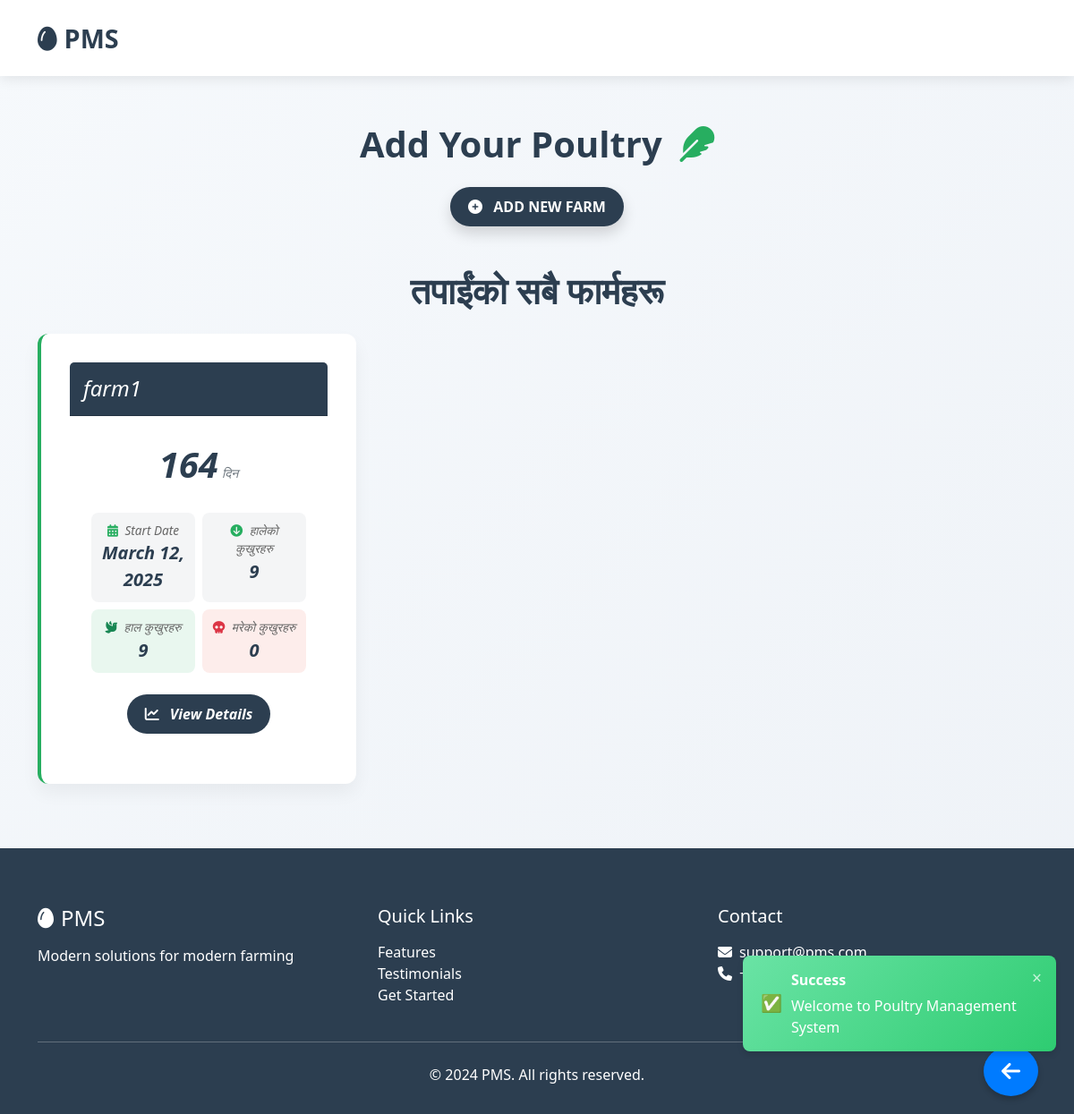
Page /userhome/mainpage/2/ (signed in) on the committed database.
### userhome/models.py (models this page shows, shortened)
class Poultry(models.Model):
    user = models.ForeignKey(User, on_delete=models.CASCADE)
    poultryName = models.CharField(max_length=20, primary_key=True)
    totalChicken = models.IntegerField()
    totalDead = models.IntegerField(default=0)
    startDate = models.DateField(auto_now_add=True)
    Closedstatus = models.BooleanField(default=False)
    closedDate = models.DateField(blank=True, null=True)
    TransportCost = models.IntegerField(default=0, blank=True, null=True)
    RatePerKg = models.IntegerField(default=0, blank=True, null=True)
    TotalWeight = models.IntegerField(default=0, blank=True, null=True)
    TotalAmount = models.IntegerField(default=0, blank=True, null=True)
    description = models.TextField(blank=True, null=True)
    STATUS_CHOICES = [
        ('Profit', 'Profit'),
        ('Loss', 'Loss'),
        ('None', 'None'),
    ]
    Status = models.CharField(max_length=10, choices=STATUS_CHOICES, default='None')
    @property
    def totalDays(self):
        if self.Closedstatus:
            return ((self.closedDate - self.startDate)).days+1
        return ((date.today() - self.startDate)).days+1
    @property
    def totalChickenNow(self):
        return ((self.totalChicken-self.totalDead))

### userhome/views.py (the view)
# urls.py: path('mainpage/<int:user_id>/', views.userHome, name='mainpage'),
@login_required
def userHome(request,user_id):
    messages.success(request, "Welcome to Poultry Management System")
    if not CheckUser(request, user_id):
        return redirect('/')
    user_info = Poultry.objects.filter(user_id=user_id).order_by('-startDate')
    for poultry in user_info:
        poultryName = poultry.poultryName
        UpdateTotal(user_id,poultryName)
    return render(request, 'mainpage.html',{'parms':user_info})

### userhome/models.py (called while the page is built)
    def calculate_totals(self, user):
        bills = BillPost.objects.filter(poultryName=self.poultryName, poultryName__user=user)
        self.totalDana = sum(bill.totalChickenFeed for bill in bills)
        self.totalMedicine = sum(bill.totalMedicine for bill in bills)
        self.totalVaccine = sum(bill.totalVaccine for bill in bills)
        self.totalAmount = sum(bill.totalAmount for bill in bills)
        self.totalBhus = sum(bill.totalBhus for bill in bills)

    def save(self, *args, **kwargs):
        self.calculate_totals(self.poultryName.user)
        super().save(*args, **kwargs)

### userhome/service.py (called while the page is built)
def UpdateTotal(user_id,poultryName):
    poultry = get_object_or_404(Poultry, user_id=user_id, poultryName=poultryName)
    total_obj, created = Total.objects.get_or_create(poultryName=poultry)
    total_obj.calculate_totals(poultry.user)
    total_obj.save()

def CheckUser(request, user_id):
    if request.user.id != user_id:
        messages.error(request, "You are not authorized to view this page.")
        return False
    return True

### userhome/templates/mainpage.html (shortened to what this page needs)
{% extends 'Base.html' %}
{% block mainContent%}
{%load static%}
  <div class="container py-5">
    <div class="row">
      <div class="col-12">
        <h1 class="section-heading text-center mb-4">
          <span class="me-2">Add Your Poultry</span>
          <i class="fas fa-feather text-accent"></i>
        </h1>
        <div class="text-center mb-5">
          <button class="btn btn-primary add-button shadow" data-bs-toggle="modal" data-bs-target="#addPoultry">
            <i class="fas fa-plus-circle me-2"></i> ADD NEW FARM
          </button>
        </div>
        <h2 class="section-heading text-center mb-4">
          तपाईंको सबै फार्महरू
        </h2>
        <div class="row g-4">
          {% for parm in parms %}
            {% if parm.Closedstatus == False %}
              <div class="col-md-4 mb-4">
                <div class="card feature-card active-farm">
                  <div class="card-header">
                    <h4 class="my-0 font-weight-bold">{{parm.poultryName}}</h4>
                  </div>
                  <div class="card-body">
                    <div class="text-center mb-4">
                      <span class="stat-number">{{parm.totalDays}}</span>
                      <small class="text-muted">दिन</small>
                    </div>
                    <div class="stat-grid mb-4">
                      <div class="stat-box">
                        <div class="label"><i class="fas fa-calendar-alt me-1 text-accent"></i> Start Date</div>
                        <div class="value">{{parm.startDate}}</div>
                      </div>
                      <div class="stat-box">
                        <div class="label"><i class="fas fa-arrow-circle-down me-1 text-accent"></i> हालेको कुखुरहरु</div>
                        <div class="value">{{parm.totalChicken}}</div>
                      </div>
                      <div class="stat-box highlight">
                        <div class="label"><i class="fas fa-dove me-1 text-success"></i> हाल कुखुरहरु</div>
                        <div class="value">{{parm.totalChickenNow}}</div>
                      </div>
                      <div class="stat-box warning">
                        <div class="label"><i class="fas fa-skull me-1 text-danger"></i> मरेको कुखुरहरु</div>
                        <div class="value">{{parm.totalDead}}</div>
                      </div>
                    </div>
                    <div class="text-center mt-4">
                      <a href="profile/{{parm.poultryName}}" class="btn btn-primary">
                        <i class="fas fa-chart-line me-2"></i> View Details
                      </a>
                    </div>
                  </div>
                </div>
              </div>
            {% endif %}
          {% endfor %}
        </div>
      </div>
    </div>
  </div>
</div>
{%endblock%}

### userhome/templates/Base.html (style rules this page uses)
.card { font-style: oblique; }

### userhome/templates/mainpage.html (style rules this page uses)
:root { --primary-color: #2c3e50; --accent-color: #27ae60; --danger-color: #e74c3c; --card-border-radius: 12px; --transition-speed: 0.3s; }
body { font-family: 'Segoe UI', Tahoma, Geneva, Verdana, sans-serif; background: linear-gradient(135deg, #f6f9fc, #eef2f7); }
.section-heading { font-weight: 700; color: var(--primary-color); }
.text-accent { color: var(--accent-color); }
.feature-card { border-radius: var(--card-border-radius); box-shadow: 0 10px 20px rgba(0, 0, 0, 0.05); transition: transform var(--transition-speed), box-shadow var(--transition-speed); overflow: hidden; height: 100%; border: none; }
.card-header { background-color: var(--primary-color); color: white; padding: 15px; border-radius: var(--card-border-radius) var(--card-border-radius) 0 0; }
.stat-number { font-size: 2.5rem; font-weight: 700; color: var(--primary-color); }
.btn-primary { background-color: var(--primary-color); border-color: var(--primary-color); padding: 10px 20px; border-radius: 30px; font-weight: 600; transition: all var(--transition-speed); }
.active-farm { border-left: 4px solid var(--accent-color); }
.card-body { padding: 1.5rem; }
.add-button { transition: all var(--transition-speed); }
.stat-grid { display: grid; grid-template-columns: 1fr 1fr; gap: 8px; }
.stat-box { background-color: rgba(44, 62, 80, 0.05); padding: 10px; border-radius: 8px; text-align: center; }
.stat-box .label { font-size: 0.85rem; color: #666; }
.stat-box .value { font-size: 1.25rem; font-weight: 600; color: var(--primary-color); }
.stat-box.highlight { background-color: rgba(39, 174, 96, 0.1); }
.stat-box.warning { background-color: rgba(231, 76, 60, 0.1); }

### rows in the picture
Poultry: poultryName "farm1", totalDays "164", startDate "March 12, 2025", totalChicken "9", totalChickenNow "9", totalDead "0"
